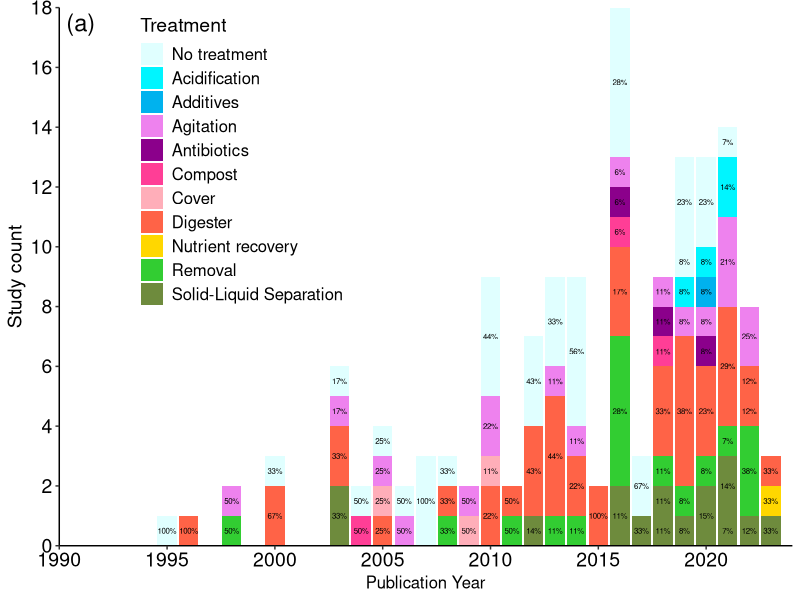
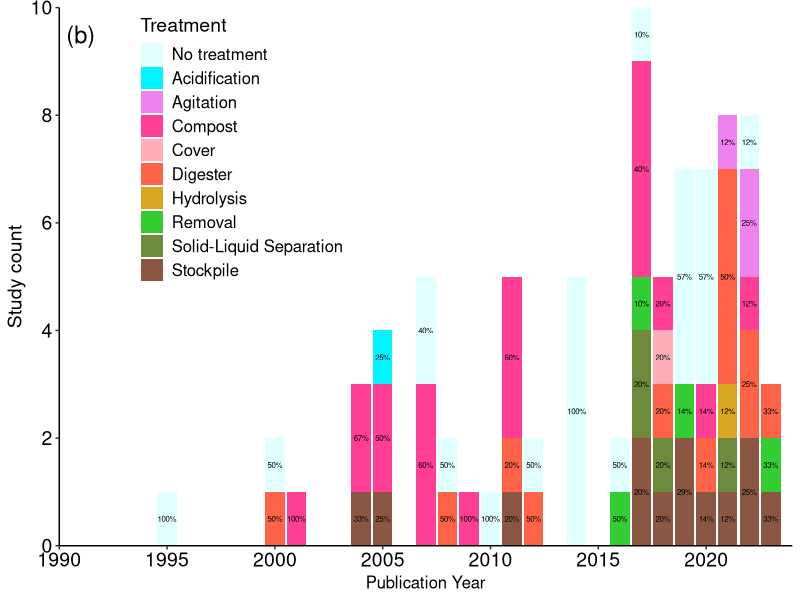
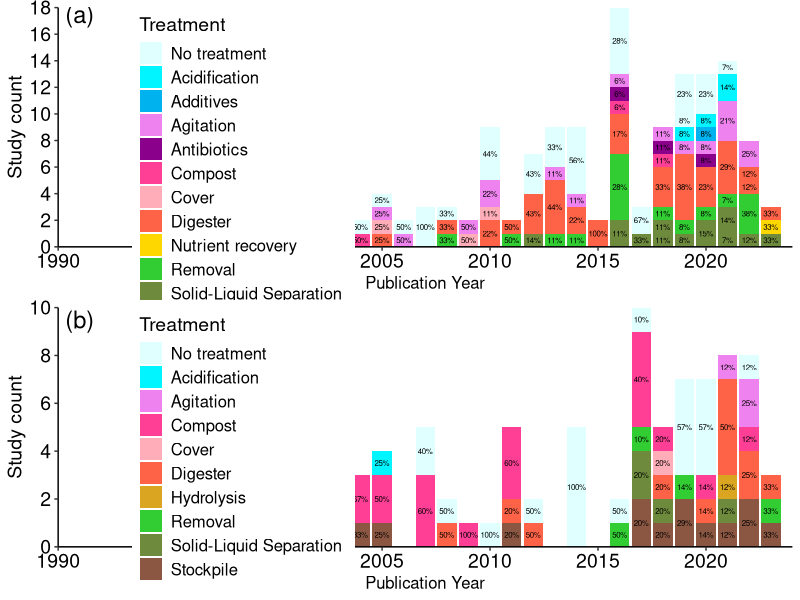

The R source for these figures, in order:
#To prepare figure for treatments, CH4 only
#Figure 3
library(tidyverse); library(ggpubr)

#read data
GHG.CH4 <- read.csv("input/Canada GHG storage lit review data 20240611.csv",header = T)
#obtain studies from storage measurement 
GHG.storage <- GHG.CH4[grepl("Storage", GHG.CH4$GHG.source),]
GHG.storage <- GHG.storage[GHG.storage$CH4 == TRUE,]

#Treatments 
Treat_data <- GHG.storage %>%
  separate_rows(Treatment, sep = ",\\s*") %>%
  separate_rows(Manure.type, sep = ",\\s*") %>%
  group_by(Pub..year, Manure.type, Treatment, ID)
Treat_data <- Treat_data[!(Treat_data$ID %in% c(79,100,101,217) & Treat_data$Manure.type == "Liquid" & Treat_data$Treatment == "Compost"), ] 
Treat_data <- Treat_data[!(Treat_data$ID == '79' & Treat_data$Manure.type == "Solid" & Treat_data$Treatment == "Agitation"), ]
Treat_data <- Treat_data[!(Treat_data$ID == '101' & Treat_data$Manure.type == "Liquid" & Treat_data$Treatment == "Stockpile"), ]
Treat_data[Treat_data$ID %in% c(70,217,225) & Treat_data$Manure.type == "Liquid", "Treatment"] <- 'No treatment'
Treat_data$Treatment[Treat_data$Treatment == "Antibiotic"] <- "Antibiotics"
Treat_data <- Treat_data %>%
  group_by(Pub..year, Manure.type, Treatment) %>%
  summarise(Number = n()) %>%
  ungroup()
Treat_data <- Treat_data %>% 
  mutate(Treatment = as.character(Treatment),
         Treatment = ifelse(is.na(Treatment), "No treatment", Treatment),
         Treatment = as.factor(Treatment))
Treat_data[Treat_data=="Digester "] <- "Digester"
Treat_data[Treat_data=="Solid-Liquid Separation "] <- "Solid-Liquid Separation"

#Set the order for the techniques
Treat_data$Treatment <- factor(Treat_data$Treatment, 
                              levels = c("No treatment", "Acidification", "Additives", 
                                         "Agitation","Antibiotics","Compost", "Cover", 
                                         "Digester", "Hydrolysis","Nutrient recovery",
                                         "Removal","Solid-Liquid Separation","Stockpile"))

tapply(Treat_data$Number,Treat_data$Treatment,sum)
#Changes in Excel
#No treatment #50 22.8%, Acidification #5 2.3%, Additives #1 0.5%, Agitation #22 10.0%, 
#Antibiotics #3 1.4%, Compost #22 10.0%, Cover #5 2.3%, Digester #55 25.1%, 
#Hydrolysis #1 0.5%, Nutrient recovery #1 0.5%, Removal #21 9.6%, 
#Solid-Liquid Separation #20 9.1%, Stockpile #13 5.9%, Total #219 100%

#separate to liquid and solid manure.
Treat_data_liquid <- Treat_data[grep("Liquid", Treat_data$Manure.type),]
Treat_data_liquid <- Treat_data_liquid %>%
  group_by(Pub..year) %>%
  mutate(Percentage = Number / sum(Number) * 100)
tapply(Treat_data_liquid$Number,Treat_data_liquid$Treatment,sum)
#Changes in Excel
#No treatment #17 19.3%, Acidification #3 3.4%, Additives #1 1.1%, Agitation #14 15.9%, 
#Antibiotics #3 3.4%, Compost #3 3.4%, Cover #4 4.5%, Digester #19 21.6%, 
#Hydrolysis #0 0.0%, Nutrient recovery #1 1.1%, Removal #11 12.5%, 
#Solid-Liquid Separation #12 13.6%, Stockpile #0 0%, Total #88 100%

Treat_data_solid <- Treat_data[grep("Solid", Treat_data$Manure.type),]
Treat_data_solid <- Treat_data_solid %>%
  group_by(Pub..year) %>%
  mutate(Percentage = Number / sum(Number) * 100)
tapply(Treat_data_solid$Number,Treat_data_solid$Treatment,sum)
#Changes in Excel
#No treatment #17 19.3%, Acidification #3 3.4%, Additives #1 1.1%, Agitation #14 15.9%, 
#Antibiotics #3 3.4%, Compost #3 3.4%, Cover #4 4.5%, Digester #19 21.6%, 
#Hydrolysis #0 0.0%, Nutrient recovery #1 1.1%, Removal #11 12.5%, 
#Solid-Liquid Separation #12 13.6%, Stockpile #0 0%, Total #88 100%

#Make graph
Treatment_liquid <- ggplot(Treat_data_liquid, aes(x = Pub..year, y = Number, fill = Treatment)) +
  geom_bar(stat = "identity") +
  labs(x = "Publication Year", y = "Study count") +
  scale_fill_manual(values = c("No treatment" = "lightcyan", "Acidification" = "turquoise1", 
                               "Additives" = "deepskyblue2" , "Agitation" = "violet",
                               "Antibiotics" = "darkmagenta","Compost" = "violetred1",
                               "Cover" = "lightpink1", "Digester" = "tomato1", 
                               "Hydrolysis" = "goldenrod","Nutrient recovery" = "gold",
                               "Removal" = "limegreen","Solid-Liquid Separation" = "darkolivegreen4",
                               "Stockpile" = "lightsalmon4")) +
  theme_classic() +
  theme(axis.text = element_text(size = 14, colour = "black"),
        axis.title.x = element_text(size = 14),
        axis.title.y = element_text(size = 14),
        legend.position = c(0.1, 1),  # Adjust the legend position
        legend.justification = c(0, 1),  # Align the legend to top-left
        legend.title = element_text(size = 14),  # Adjust legend title font size
        legend.text = element_text(size = 12),
        axis.line = element_line(color = "black")) +
  theme(axis.title.x = element_text(size = 12)) +
  geom_text(aes(label = paste0(round(Percentage, 0), "%")),
            position = position_stack(vjust = 0.5),
            size = 2) +
  scale_y_continuous(limits = c(0, 18), 
                     breaks = seq(0, 18, by = 2),
                     expand = c(0, 0)) +
  scale_x_continuous(limits = c(1990, 2024), 
                     breaks = seq(1990, 2024 , by = 5),
                     expand = c(0, 0)) +
  annotate("text", x = 1991, y = 17.5, 
           label = "(a)",size = 6)
Treatment_liquid

Treatment_solid <- ggplot(Treat_data_solid, aes(x = Pub..year, y = Number, fill = Treatment)) +
  geom_bar(stat = "identity") +
  labs(x = "Publication Year", y = "Study count") +
  scale_fill_manual(values = c("No treatment" = "lightcyan", "Acidification" = "turquoise1", 
                               "Additives" = "deepskyblue2" , "Agitation" = "violet",
                               "Antibiotics" = "darkmagenta","Compost" = "violetred1",
                               "Cover" = "lightpink1", "Digester" = "tomato1", 
                               "Hydrolysis" = "goldenrod","Nutrient recovery" = "gold",
                               "Removal" = "limegreen","Solid-Liquid Separation" = "darkolivegreen4",
                               "Stockpile" = "lightsalmon4")) +
  theme_classic() +
  theme(axis.text = element_text(size = 14, colour = "black"),
        axis.title.x = element_text(size = 14),
        axis.title.y = element_text(size = 14),
        legend.position = c(0.1, 1),  # Adjust the legend position
        legend.justification = c(0, 1),  # Align the legend to top-left
        legend.title = element_text(size = 14),  # Adjust legend title font size
        legend.text = element_text(size = 12),
        axis.line = element_line(color = "black")) +
  theme(axis.title.x = element_text(size = 12)) +
  geom_text(aes(label = paste0(round(Percentage, 0), "%")),
            position = position_stack(vjust = 0.5),
            size = 2) +
  scale_y_continuous(limits = c(0, 10), 
                     breaks = seq(0, 10, by = 2),
                     expand = c(0, 0)) +
  scale_x_continuous(limits = c(1990, 2024), 
                     breaks = seq(1990, 2024 , by = 5),
                     expand = c(0, 0)) +
  annotate("text", x = 1991, y = 9.5, 
           label = "(b)",size = 6)
Treatment_solid

#Export figure
ggsave("output/Figure - Treatments (solid or liquid) CH4.png",
       ggarrange(Treatment_liquid, Treatment_solid,
                 ncol = 1, nrow = 2),
       width = 24, height = 24, units = "cm",
       dpi = 300)
